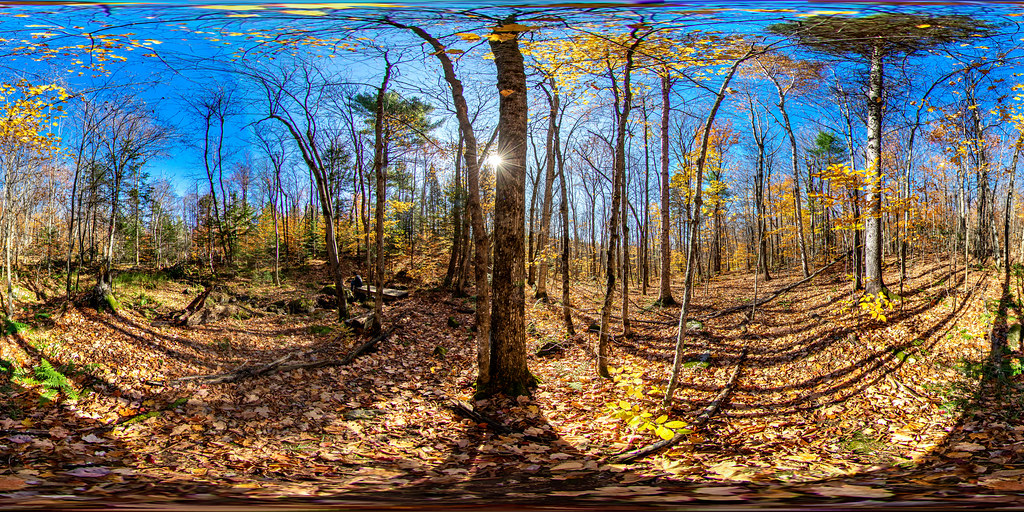
//> input picture tests/input/equirect.jpg, 1024 x 512 px
$ ./test_visual   (built with g++ and OpenCV 4)
//> lines starting //> are read from the running program, lines starting //| are printed output that depends on the picture; after the words box and inside, x2 and y2 are one past the last pixel; in counts of white or black regions, pixels touching at a corner belong together
### omnicv/utils.hpp
#include <opencv2/opencv.hpp>
#include <string>

using namespace std;
using namespace cv;

class fisheyeImgConv
{

    public:

        std::string filePath;
        int Wd;
        int Hd;
        int Ws;
        int Hs;
        cv::Mat map_x;
        cv::Mat map_y;
        bool singleLens;
        int Cx;
        int Cy;
        int radius;
        int aperture;
        bool dice;
        int side;


        fisheyeImgConv(std::string paramFilePath="None");
        void fisheye2equirect(const cv::Mat &srcFrame, cv::Mat &dstFrame, cv::Size outShape, int aperture=0, int delx=0, int dely=0, int radius=0, bool edit_mode=false);
        void meshgrid(const cv::Range &xgv, const cv::Range &ygv,cv::Mat &X, cv::Mat &Y);
        void applyMap(const int &map, const cv::Mat &srcFrame, cv::Mat &dstFrame);
        void equirect2cubemap(const cv::Mat &srcFrame,cv::Mat &dstFrame, const int side=256, const bool modif=false, const bool dice = false);
        void cubemap2equirect(const cv::Mat &srcFrame1, const cv::Size outShape, cv::Mat &outFrame);
        void equirect2persp(const cv::Mat &img, cv::Mat &dstFrame,float FOV, float THETA, float PHI, int Hd, int Wd);
        void cubemap2persp(const cv::Mat &img, cv::Mat &dstFrame, float FOV, float THETA, float PHI, int Hd, int Wd);
        void equirect2Fisheye_UCM(const cv::Mat &img, cv::Mat &dstFrame, cv::Size outShape, float f=50, float xi=1.2,float alpha=0, float beta=0, float gamma=0);
        void equirect2Fisheye_EUCM(const cv::Mat &img, cv::Mat &dstFrame, cv::Size outShape, float f=50, float a_ = 0.5, float b_=0.5, float alpha=0, float beta=0, float gamma=0);
        void equirect2Fisheye_FOV(const cv::Mat &img, cv::Mat &dstFrame, cv::Size outShape, float f=50, float w_=1.2,float alpha=0, float beta=0, float gamma=0);
        void equirect2Fisheye_DS(const cv::Mat &img, cv::Mat &dstFrame, cv::Size outShape, float f=50, float a_ = 0.5, float xi_=0.5, float alpha=0, float beta=0, float gamma=0);
        cv::Mat RMat(double alpha, double beta, double gamma);
};

### omnicv/imgMap.cpp
#include"utils.hpp"
#include<fstream>
#include<iostream>
#include<string>
#include <complex>
#define CV_INTER_CUBIC 2

fisheyeImgConv::fisheyeImgConv(std::string paramFilePath)
: filePath {paramFilePath} {}

// [9 lines left out: function meshgrid, not called in this run]

cv::Mat fisheyeImgConv::RMat(double alpha, double beta, double gamma)
{
	cv::Mat R;

	cv::Mat Rx = (cv::Mat_<double>(3,3) << 1,0,0,0,std::cos(alpha),-1*std::sin(alpha),0,std::sin(alpha),std::cos(alpha));
	cv::Mat Ry = (cv::Mat_<double>(3,3) << std::cos(beta),0,1*std::sin(beta),0,1,0,-1*std::sin(beta),0,std::cos(beta));
	cv::Mat Rz = (cv::Mat_<double>(3,3) << std::cos(gamma),-1*std::sin(gamma),0,std::sin(gamma),std::cos(gamma),0,0,0,1);
	R = Rz*Ry*Rx;

	return R;
}
void fisheyeImgConv::fisheye2equirect(const cv::Mat &srcFrame, cv::Mat &dstFrame, cv::Size outShape, int aperture, int delx, int dely, int radius, bool edit_mode)
{
	this->Hs = srcFrame.rows;
	this->Ws = srcFrame.cols;
	this->Hd = outShape.height;
	this->Wd = outShape.width;

	this->map_x = cv::Mat::zeros(this->Hd,this->Wd,CV_32FC1);
	this->map_y = cv::Mat::zeros(this->Hd,this->Wd,CV_32FC1);

	this->Cx = int(this->Ws/2 - delx);
	this->Cy = int(this->Hs/2 - dely);


	if (!(edit_mode))
	{
		std::fstream f;
		std::string val;
		int temp;

		f.open(this->filePath,ios::in);
		if(!f)
			std::cout << "File path wrong! ";
		else
		{
			std::getline(f, val);
			this->radius = stoi(val);
			std::getline(f, val);
			this->aperture = stoi(val);
			std::getline(f, val);
			delx = stoi(val);
			std::getline(f, val);
			dely = stoi(val);
		}
	}

	float x,y,z,r,theta;

	for(size_t i{0}; i<this->Hd; i++)
	{
		float* dataX = this->map_x.ptr<float>(i);
		float* datay = this->map_y.ptr<float>(i);

		for(size_t j{0}; j<this->Wd; j++)
		{
			x = this->radius*std::cos((i*1.0/this->Hd-0.5)*CV_PI)*std::cos((j*1.0/this->Hd-0.5)*CV_PI);
			y = this->radius*std::cos((i*1.0/this->Hd-0.5)*CV_PI)*std::sin((j*1.0/this->Hd-0.5)*CV_PI);
			z = this->radius*std::sin((i*1.0/this->Hd-0.5)*CV_PI);

			r = 2*std::atan2(std::sqrt(x*x + z*z),y)/CV_PI*180/this->aperture*this->radius;
			theta = std::atan2(z,x);

			dataX[j] = float(r*std::cos(theta)+this->Cx);
			datay[j] = float(r*std::sin(theta)+this->Cy);
		}
	}

	cv::remap(srcFrame, dstFrame, this->map_x, this->map_y, CV_INTER_CUBIC);
}

// [540 lines left out: functions applyMap, equirect2cubemap, cubemap2equirect, equirect2persp, cubemap2persp, not called in this run]


void fisheyeImgConv::equirect2Fisheye_UCM(const cv::Mat &img, cv::Mat &dstFrame, cv::Size outShape, float f, float xi,float alpha, float beta, float gamma)
{
	this->Hd = outShape.height;
	this->Wd = outShape.width;

	int Hs{img.rows};
	int Ws{img.cols};

	int Cx = this->Wd/2.0;
	int Cy = this->Hd/2.0;

	float fmin{0},omega{0},Ps_x{0},Ps_y{0},Ps_z{0},theta{0},phi{0},a{0},b{0},r{0},x_hat{0},y_hat{0},x2_y2_hat{0};

	cv::Mat R;
	cv::Mat Ps = (cv::Mat_<double>(3,1) << Ps_x,Ps_y,Ps_z);

	R = this->RMat(alpha,beta,gamma)*(this->RMat(0, -CV_PI/2, CV_PI/4)*this->RMat(0,CV_PI/2,CV_PI/2));

	// std::cout << R;

	// fmin = std::sqrt(-(1-xi*xi)*((1-Cx)*(1-Cx) + (1-Cy)*(1-Cy)))*1.0001;
	fmin = std::sqrt(std::abs(-(1-xi*xi)*((1-Cx)*(1-Cx) + (1-Cy)*(1-Cy))))*1.0001;

	// std::cout << fmin << " , " << f;

	this->map_x = cv::Mat::zeros(this->Hd, this->Wd, CV_32FC1);
	this->map_y = cv::Mat::zeros(this->Hd, this->Wd, CV_32FC1);

	for(int x{0} ; x< this->Wd; x++)
	{
		for(int y{0}; y < this->Hd; y++)
		{
			x_hat = (float(x - Cx)/f);
			y_hat = (float(y - Cy)/f);

			x2_y2_hat = x_hat*x_hat + y_hat*y_hat;


			if ((1+(1-xi*xi)*x2_y2_hat) >= 0)
			{
				omega = (xi + std::sqrt(1+(1-xi*xi)*x2_y2_hat))*1.0/(x2_y2_hat+1);
			}
			else
			{
				omega = xi*1.0/(x2_y2_hat+1);
			}

			Ps_x = omega*x_hat;
			Ps_y = omega*y_hat;
			Ps_z = omega - xi;

			Ps.at<double>(0,0) = Ps_x;
			Ps.at<double>(1,0) = Ps_y;
			Ps.at<double>(2,0) = Ps_z;

			Ps = R*Ps;

			Ps_x = Ps.at<double>(0,0);
			Ps_y = Ps.at<double>(1,0);
			Ps_z = Ps.at<double>(2,0);

			theta = std::atan2(Ps_y,Ps_x);
			phi = std::atan2(Ps_z,std::sqrt(Ps_x*Ps_x + Ps_y*Ps_y));

			a = 2*CV_PI/(Ws-1);
			b = CV_PI - a*(Ws - 1);
			this->map_x.at<float>(y,x) = (1.0/a)*(theta - b);

			a = -CV_PI/(Hs - 1);
			b = CV_PI/2;
			this->map_y.at<float>(y,x) = (1.0/a)*(phi - b);
		}
	}
	cv::remap(img, dstFrame, this->map_x, this->map_y, CV_INTER_CUBIC,2);

	if (f  < fmin)
	{
		r = std::sqrt(std::abs(-(f*f)/(1-xi*xi)));
		cv::Mat mask=cv::Mat::zeros(dstFrame.rows,dstFrame.cols, CV_8UC3);
		cv::circle(mask, cv::Point (Cx,Cy), r,cv::Scalar (255,255,255),-1);
		cv::bitwise_and(dstFrame, mask, dstFrame);
	}
	// cv::imshow("output",dstFrame);
	// cv::waitKey(0);
}

void fisheyeImgConv::equirect2Fisheye_EUCM(const cv::Mat &img, cv::Mat &dstFrame, cv::Size outShape, float f, float a_, float b_,float alpha, float beta, float gamma)
{
	this->Hd = outShape.height;
	this->Wd = outShape.width;

	int Hs{img.rows};
	int Ws{img.cols};

	int Cx = this->Wd/2.0;
	int Cy = this->Hd/2.0;

	float fmin{0},omega{0},Ps_x{0},Ps_y{0},Ps_z{0},theta{0},phi{0},a{0},b{0},r{0},x_hat{0},y_hat{0},x2_y2_hat{0},z_hat{0},coef{0},K_{0},del_{0};

	cv::Mat R;
	cv::Mat Ps = (cv::Mat_<double>(3,1) << Ps_x,Ps_y,Ps_z);

	R = this->RMat(alpha,beta,gamma)*(this->RMat(0, -CV_PI/2, CV_PI/4)*this->RMat(0,CV_PI/2,CV_PI/2));

	// std::cout << R;

	fmin = std::sqrt(std::abs(b_*(2*a_ - 1)*((1-Cx)*(1-Cx) + (1-Cy)*(1-Cy))))*1.0001;

	this->map_x = cv::Mat::zeros(this->Hd, this->Wd, CV_32FC1);
	this->map_y = cv::Mat::zeros(this->Hd, this->Wd, CV_32FC1);

	for(int x{0} ; x< this->Wd; x++)
	{
		for(int y{0}; y < this->Hd; y++)
		{
			x_hat = (float(x - Cx)/f);
			y_hat = (float(y - Cy)/f);

			x2_y2_hat = x_hat*x_hat + y_hat*y_hat;

			K_ = b_*x2_y2_hat;
			del_ = 1-(2*a_-1)*K_;

			if (del_ < 0)
				z_hat = ((1 - a_*a_*K_)*(1-a_))/(1-2*a_+a_*a_*(1+std::abs(del_)));
			else
				z_hat = (1-a_*a_*K_)/((1-a_)+a_*std::sqrt(del_));

			coef = 1/std::sqrt(x_hat*x_hat + y_hat*y_hat + z_hat*z_hat);

			Ps_x = x_hat*coef;
			Ps_y = y_hat*coef;
			Ps_z = z_hat*coef;

			Ps.at<double>(0,0) = Ps_x;
			Ps.at<double>(1,0) = Ps_y;
			Ps.at<double>(2,0) = Ps_z;

			Ps = R*Ps;

			Ps_x = Ps.at<double>(0,0);
			Ps_y = Ps.at<double>(1,0);
			Ps_z = Ps.at<double>(2,0);

			theta = std::atan2(Ps_y,Ps_x);
			phi = std::atan2(Ps_z,std::sqrt(Ps_x*Ps_x + Ps_y*Ps_y));

			a = 2*CV_PI/(Ws-1);
			b = CV_PI - a*(Ws - 1);
			this->map_x.at<float>(y,x) = (1.0/a)*(theta - b);

			a = -CV_PI/(Hs - 1);
			b = CV_PI/2;
			this->map_y.at<float>(y,x) = (1.0/a)*(phi - b);
		}
	}
	cv::remap(img, dstFrame, this->map_x, this->map_y, CV_INTER_CUBIC,2);

	if (f  < fmin)
	{
		r = std::sqrt(std::abs((f*f)/(b_*(2*a_ - 1))));
		cv::Mat mask=cv::Mat::zeros(dstFrame.rows,dstFrame.cols, CV_8UC3);
		cv::circle(mask, cv::Point (Cx,Cy), r,cv::Scalar (255,255,255),-1);
		cv::bitwise_and(dstFrame, mask, dstFrame);
	}
	// cv::imshow("output",dstFrame);
	// cv::waitKey(0);
}

void fisheyeImgConv::equirect2Fisheye_FOV(const cv::Mat &img, cv::Mat &dstFrame, cv::Size outShape, float f, float w_,float alpha, float beta, float gamma)
{
	this->Hd = outShape.height;
	this->Wd = outShape.width;

	int Hs{img.rows};
	int Ws{img.cols};

	int Cx = this->Wd/2.0;
	int Cy = this->Hd/2.0;

	float fmin{0},omega{0},Ps_x{0},Ps_y{0},Ps_z{0},theta{0},phi{0},a{0},b{0},r{0},x_hat{0},y_hat{0},x2_y2_hat{0};

	cv::Mat R;
	cv::Mat Ps = (cv::Mat_<double>(3,1) << Ps_x,Ps_y,Ps_z);

	R = this->RMat(alpha,beta,gamma)*(this->RMat(0, -CV_PI/2, CV_PI/4)*this->RMat(0,CV_PI/2,CV_PI/2));

	// [6 lines of commented-out code are left out]

	this->map_x = cv::Mat::zeros(this->Hd, this->Wd, CV_32FC1);
	this->map_y = cv::Mat::zeros(this->Hd, this->Wd, CV_32FC1);

	for(int x{0} ; x< this->Wd; x++)
	{
		for(int y{0}; y < this->Hd; y++)
		{
			x_hat = (float(x - Cx)/f);
			y_hat = (float(y - Cy)/f);

			x2_y2_hat = std::sqrt(x_hat*x_hat + y_hat*y_hat);

			Ps_x = x_hat*std::sin(x2_y2_hat*w_)/(2*x2_y2_hat*std::tan(w_/2));
			Ps_y = y_hat*std::sin(x2_y2_hat*w_)/(2*x2_y2_hat*std::tan(w_/2));
			Ps_z = std::cos(x2_y2_hat*w_);

			Ps.at<double>(0,0) = Ps_x;
			Ps.at<double>(1,0) = Ps_y;
			Ps.at<double>(2,0) = Ps_z;

			Ps = R*Ps;

			Ps_x = Ps.at<double>(0,0);
			Ps_y = Ps.at<double>(1,0);
			Ps_z = Ps.at<double>(2,0);

			theta = std::atan2(Ps_y,Ps_x);
			phi = std::atan2(Ps_z,std::sqrt(Ps_x*Ps_x + Ps_y*Ps_y));

			a = 2*CV_PI/(Ws-1);
			b = CV_PI - a*(Ws - 1);
			this->map_x.at<float>(y,x) = (1.0/a)*(theta - b);

			a = -CV_PI/(Hs - 1);
			b = CV_PI/2;
			this->map_y.at<float>(y,x) = (1.0/a)*(phi - b);
		}
	}
	cv::remap(img, dstFrame, this->map_x, this->map_y, CV_INTER_CUBIC,2);

	// cv::imshow("output",dstFrame);
	// cv::waitKey(0);
}

void fisheyeImgConv::equirect2Fisheye_DS(const cv::Mat &img, cv::Mat &dstFrame, cv::Size outShape, float f, float a_, float xi_,float alpha, float beta, float gamma)
{
	this->Hd = outShape.height;
	this->Wd = outShape.width;

	int Hs{img.rows};
	int Ws{img.cols};

	int Cx = this->Wd/2.0;
	int Cy = this->Hd/2.0;

	float fmin{0},omega{0},Ps_x{0},Ps_y{0},Ps_z{0},theta{0},phi{0},a{0},b{0},r{0},x_hat{0},y_hat{0},x2_y2_hat{0},z_hat{0},coef{0},K_{0},del_{0};

	cv::Mat R;
	cv::Mat Ps = (cv::Mat_<double>(3,1) << Ps_x,Ps_y,Ps_z);

	R = this->RMat(alpha,beta,gamma)*(this->RMat(0, -CV_PI/2, CV_PI/4)*this->RMat(0,CV_PI/2,CV_PI/2));

	// std::cout << R;

	fmin = std::sqrt(std::abs((2*a_ - 1)*((1-Cx)*(1-Cx) + (1-Cy)*(1-Cy))))*1.0001;

	this->map_x = cv::Mat::zeros(this->Hd, this->Wd, CV_32FC1);
	this->map_y = cv::Mat::zeros(this->Hd, this->Wd, CV_32FC1);

	for(int x{0} ; x< this->Wd; x++)
	{
		for(int y{0}; y < this->Hd; y++)
		{
			x_hat = (float(x - Cx)/f);
			y_hat = (float(y - Cy)/f);

			x2_y2_hat = x_hat*x_hat + y_hat*y_hat;

			del_ = 1-(2*a_-1)*x2_y2_hat;

			if (del_ < 0)
				z_hat = ((1 - a_*a_*x2_y2_hat)*(1-a_))/(1-2*a_+a_*a_*(1+std::abs(del_)));
			else
				z_hat = (1-a_*a_*x2_y2_hat)/((1-a_)+a_*std::sqrt(del_));

			del_ = z_hat*z_hat + (1 - xi_*xi_)*x2_y2_hat;

			if (del_ < 0)
				omega = x2_y2_hat*xi_/(z_hat*z_hat + x2_y2_hat);
			else
				omega = (z_hat*xi_ + std::sqrt(del_))/(z_hat*z_hat + x2_y2_hat);

			Ps_x = omega*x_hat;
			Ps_y = omega*y_hat;
			Ps_z = omega*z_hat - xi_;

			Ps.at<double>(0,0) = Ps_x;
			Ps.at<double>(1,0) = Ps_y;
			Ps.at<double>(2,0) = Ps_z;

			Ps = R*Ps;

			Ps_x = Ps.at<double>(0,0);
			Ps_y = Ps.at<double>(1,0);
			Ps_z = Ps.at<double>(2,0);

			theta = std::atan2(Ps_y,Ps_x);
			phi = std::atan2(Ps_z,std::sqrt(Ps_x*Ps_x + Ps_y*Ps_y));

			a = 2*CV_PI/(Ws-1);
			b = CV_PI - a*(Ws - 1);
			this->map_x.at<float>(y,x) = (1.0/a)*(theta - b);

			a = -CV_PI/(Hs - 1);
			b = CV_PI/2;
			this->map_y.at<float>(y,x) = (1.0/a)*(phi - b);
		}
	}
	cv::remap(img, dstFrame, this->map_x, this->map_y, CV_INTER_CUBIC,2);
	// std::cout << "f = " << f << "| fmin = " << fmin;
	if (f  < fmin)
	{
		r = std::sqrt(std::abs((f*f)/(2*a_ - 1)));
		cv::Mat mask=cv::Mat::zeros(dstFrame.rows,dstFrame.cols, CV_8UC3);
		cv::circle(mask, cv::Point (Cx,Cy), r,cv::Scalar (255,255,255),-1);
		cv::bitwise_and(dstFrame, mask, dstFrame);
	}
	// cv::imshow("output",dstFrame);
	// cv::waitKey(0);
}

### tests/test_visual.cpp
#include<iostream>
#include<opencv2/opencv.hpp>
#include"../omnicv/utils.hpp"
#include <opencv2/core/core.hpp>

int main()
{
	fisheyeImgConv mapper1;

	std::cout << "\n\n########################################################\n";
	std::cout << "Running visual tests for C++ library ...." << std::endl;

	cv::namedWindow("output image",cv::WINDOW_NORMAL);
	cv::resizeWindow("output image",400,400);
	cv::namedWindow("reference image",cv::WINDOW_NORMAL);
	cv::resizeWindow("reference image",400,400);

	std::string img_path = "./input/equirect.jpg";

	cv::Mat equiRect,fisheye;

	equiRect = cv::imread(img_path);
//> equiRect is the input picture: 512 rows x 1024 cols, CV_8UC3; mean B, G, R 98.5, 107, 110.7
	assert(equiRect.cols != 0 && "Wrong path... Run the tests.py code after changing the directory inside test folder");

	std::cout << "[1] Testing equirect2Fisheye_UCM method ..."<<std::endl;
	mapper1.equirect2Fisheye_UCM(equiRect,fisheye, cv::Size (250,250),50,0.5);
//> in equirect2Fisheye_UCM, `this->Hd = outShape.height;`: this->Hd = 250
//> in equirect2Fisheye_UCM, `int Cx = this->Wd/2.0;`: Cx = 125
//> in equirect2Fisheye_UCM, `fmin = std::sqrt(std::abs(-(1-xi*xi)*((1-Cx)*(1-Cx) + (1-Cy)*(1-Cy))))..`: fmin = 151.9
//> in equirect2Fisheye_UCM, `this->map_x = cv::Mat::zeros(this->Hd, this->Wd, CV_32FC1);`: this->map_x: 250 rows x 250 cols, CV_32FC1; every value is 0
//> the loop in equirect2Fisheye_UCM, `for(int x{0} ; x< this->Wd; x++)` made 250 passes
//> (x_hat, x2_y2_hat, omega, Ps_x, Ps_y) on passes 1 to 3: (-2.5, 12.4, 0.277, -0.332, -0.647), (-2.48, 12.3, 0.278, -0.331, -0.644), (-2.46, 12.2, 0.279, -0.33, -0.642)
//> after the loop in equirect2Fisheye_UCM, `for(int x{0} ; x< this->Wd; x++)`:
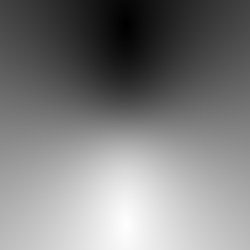
//> this->map_y: 250 rows x 250 cols, CV_32FC1; min 0, max 511, mean 254.8; drawn with min black and max white
//> after the loop in equirect2Fisheye_UCM, `for(int x{0} ; x< this->Wd; x++)`: x_hat = 2.48; x2_y2_hat = 12.3; omega = 0.278; Ps_x = 0.644; Ps_y = 0.331; Ps = [0.644, 0.331, -0.689]
//> in equirect2Fisheye_UCM, `cv::circle(mask, cv::Point (Cx,Cy), r,cv::Scalar (255,255,255),-1);`: mask: 250 rows x 250 cols, CV_8UC3; 16.3% white; 1 white region, box (x1, y1, x2, y2) and area: (68, 68, 183, 183) 10189
	img_path = "./outputs/UCM_out.jpg";
	cv::Mat refImg = cv::imread(img_path);
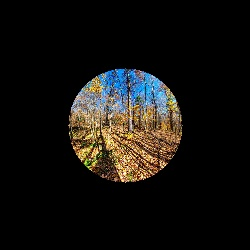
//> input picture tests/outputs/UCM_out.jpg, 250 x 250 px
//> refImg is the input picture: 250 rows x 250 cols, CV_8UC3; mean B, G, R 16, 19.1, 21
	cv::imshow("output image",fisheye);
	cv::imshow("reference image",refImg);
	cv::waitKey(0);
	assert (refImg.cols !=0 && "Output reference image not present");
	assert ((fisheye.cols==250) && (fisheye.rows==250) &&"Output dimensions for generated fisheye image do not match !");

	std::cout << "[2] Testing equirect2Fisheye_EUCM method ..." << std::endl;
	mapper1.equirect2Fisheye_EUCM(equiRect,fisheye, cv::Size (250,250),100,0.4,2);
//> in equirect2Fisheye_EUCM, `int Cx = this->Wd/2.0;`: Cx = 125
//> in equirect2Fisheye_EUCM, `fmin = std::sqrt(std::abs(b_*(2*a_ - 1)*((1-Cx)*(1-Cx) + (1-Cy)*(1-Cy)..`: fmin = 110.9
//> the loop in equirect2Fisheye_EUCM, `for(int x{0} ; x< this->Wd; x++)` made 250 passes
//> (x_hat, x2_y2_hat, K_, del_, z_hat) on passes 1 to 3: (-1.25, 3.1, 6.2, 2.24, 0.00665), (-1.24, 3.08, 6.15, 2.23, 0.0133), (-1.23, 3.05, 6.1, 2.22, 0.0199)
//> in equirect2Fisheye_EUCM, `cv::circle(mask, cv::Point (Cx,Cy), r,cv::Scalar (255,255,255),-1);`: mask: 250 rows x 250 cols, CV_8UC3; 97.6% white; 4 black regions, box (x1, y1, x2, y2) and area: (0, 0, 29, 29) 396, (222, 0, 250, 28) 367, (0, 222, 28, 250) 367, (223, 223, 250, 250) 339
//> in equirect2Fisheye_EUCM, `cv::bitwise_and(dstFrame, mask, dstFrame);`: dstFrame: 250 rows x 250 cols, CV_8UC3; mean B, G, R 94.1, 114.4, 126
	img_path = "./outputs/EUCM_out.jpg";
	refImg = cv::imread(img_path);
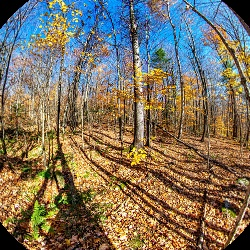
//> input picture tests/outputs/EUCM_out.jpg, 250 x 250 px
//> refImg is the input picture: 250 rows x 250 cols, CV_8UC3; mean B, G, R 95.1, 114.4, 125.7
	cv::imshow("output image",fisheye);
	cv::imshow("reference image",refImg);
	cv::waitKey(0);
	assert (refImg.cols !=0 && "Output reference image not present");
	assert ((fisheye.cols==250) && (fisheye.rows==250) &&"Output dimensions for generated fisheye image do not match !");

	std::cout << "[3] Testing equirect2Fisheye_FOV method ..." << std::endl;
	mapper1.equirect2Fisheye_FOV(equiRect,fisheye, cv::Size (250,250),40,0.5);
	img_path = "./outputs/FOV_out.jpg";
	refImg = cv::imread(img_path);
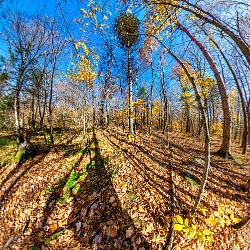
//> input picture tests/outputs/FOV_out.jpg, 250 x 250 px
//> refImg is the input picture: 250 rows x 250 cols, CV_8UC3; mean B, G, R 104.5, 115.2, 119.6
	cv::imshow("output image",fisheye);
	cv::imshow("reference image",refImg);
	cv::waitKey(0);
	assert (refImg.cols !=0 && "Output reference image not present");
	assert ((fisheye.cols==250) && (fisheye.rows==250) &&"Output dimensions for generated fisheye image do not match !");

	std::cout << "[4] Testing equirect2Fisheye_DS method ..." << std::endl;
	mapper1.equirect2Fisheye_DS(equiRect,fisheye, cv::Size (250,250),90,0.4,0.8);
	img_path = "./outputs/DS_out.jpg";
	refImg = cv::imread(img_path);
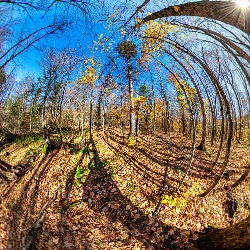
//> input picture tests/outputs/DS_out.jpg, 250 x 250 px
//> refImg is the input picture: 250 rows x 250 cols, CV_8UC3; mean B, G, R 106.6, 113.6, 115.3
	cv::imshow("output image",fisheye);
	cv::imshow("reference image",refImg);
	cv::waitKey(0);
	assert (refImg.cols !=0 && "Output reference image not present");
	assert ((fisheye.cols==250) && (fisheye.rows==250) &&"Output dimensions for generated fisheye image do not match !");

	std::string params_file_path = "../fisheyeParams.txt";

	mapper1.filePath = "./input/fisheyeParams.txt";

	img_path = "./input/fisheye.jpg";
	fisheye = cv::imread(img_path);
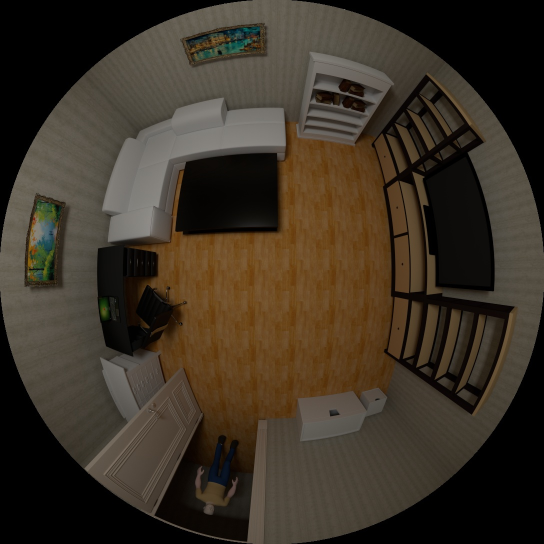
//> input picture tests/input/fisheye.jpg, 1088 x 1088 px (shown at 1/2 size)
//> fisheye is the input picture: 1088 rows x 1088 cols, CV_8UC3; mean B, G, R 37.6, 49.9, 59.2
	assert(fisheye.cols != 0 && "Wrong path... Run the tests.py code after changing the directory inside test folder");

	std::cout << "[5] Testing fisheye2equirect method for mode=1..." << std::endl;
	mapper1.fisheye2equirect(fisheye,equiRect, cv::Size (400,200));
//> in fisheye2equirect, `this->map_x = cv::Mat::zeros(this->Hd,this->Wd,CV_32FC1);`: this->map_x: 200 rows x 400 cols, CV_32FC1; every value is 0
//> in fisheye2equirect, `cv::remap(srcFrame, dstFrame, this->map_x, this->map_y, CV_INTER_CUBIC);`:
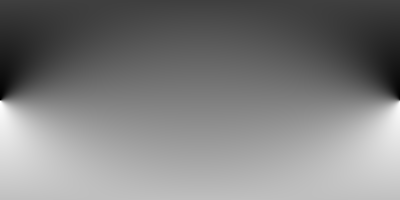
//> this->map_y: 200 rows x 400 cols, CV_32FC1; min -522.8, max 1610.8, mean 541.3; drawn with min black and max white
	img_path = "./outputs/f2e_out.jpg";
	refImg = cv::imread(img_path);
//> f2e_out.jpg cannot be read in this run, so this picture is empty
	cv::imshow("output image",equiRect);
//> (the run ends here: the program stops with an error, at `cv::imshow("reference image",refImg);`)
